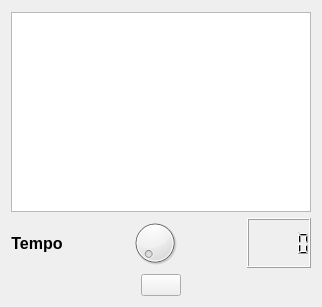
<?xml version="1.0" encoding="UTF-8"?>
<ui version="4.0">
 <class>Metronome</class>
 <widget class="QWidget" name="Metronome">
  <property name="geometry">
   <rect>
    <x>0</x>
    <y>0</y>
    <width>312</width>
    <height>307</height>
   </rect>
  </property>
  <property name="windowTitle">
   <string>Form</string>
  </property>
  <layout class="QGridLayout" name="gridLayout_4">
   <item row="0" column="0">
    <layout class="QGridLayout" name="gridLayout_3">
     <item row="1" column="0">
      <layout class="QGridLayout" name="gridLayout_2">
       <item row="0" column="2">
        <widget class="QDial" name="tempoDial">
         <property name="maximumSize">
          <size>
           <width>50</width>
           <height>50</height>
          </size>
         </property>
        </widget>
       </item>
       <item row="0" column="1">
        <spacer name="horizontalSpacer">
         <property name="orientation">
          <enum>Qt::Horizontal</enum>
         </property>
         <property name="sizeHint" stdset="0">
          <size>
           <width>40</width>
           <height>20</height>
          </size>
         </property>
        </spacer>
       </item>
       <item row="0" column="3">
        <spacer name="horizontalSpacer_2">
         <property name="orientation">
          <enum>Qt::Horizontal</enum>
         </property>
         <property name="sizeHint" stdset="0">
          <size>
           <width>40</width>
           <height>20</height>
          </size>
         </property>
        </spacer>
       </item>
       <item row="0" column="4">
        <widget class="QLCDNumber" name="tempoLcdNumber"/>
       </item>
       <item row="0" column="0">
        <widget class="QLabel" name="tempoLabel">
         <property name="font">
          <font>
           <pointsize>12</pointsize>
           <weight>75</weight>
           <bold>true</bold>
          </font>
         </property>
         <property name="text">
          <string>Tempo</string>
         </property>
         <property name="alignment">
          <set>Qt::AlignCenter</set>
         </property>
        </widget>
       </item>
      </layout>
     </item>
     <item row="0" column="0">
      <layout class="QGridLayout" name="sceneLayout">
       <property name="spacing">
        <number>0</number>
       </property>
       <item row="0" column="0" alignment="Qt::AlignHCenter|Qt::AlignBottom">
        <widget class="QGraphicsView" name="viewScene">
         <property name="minimumSize">
          <size>
           <width>300</width>
           <height>200</height>
          </size>
         </property>
        </widget>
       </item>
      </layout>
     </item>
    </layout>
   </item>
   <item row="2" column="0">
    <layout class="QHBoxLayout" name="horizontalLayout">
     <item>
      <spacer name="horizontalSpacer_3">
       <property name="orientation">
        <enum>Qt::Horizontal</enum>
       </property>
       <property name="sizeHint" stdset="0">
        <size>
         <width>40</width>
         <height>20</height>
        </size>
       </property>
      </spacer>
     </item>
     <item>
      <widget class="QPushButton" name="playAndStopPushButton">
       <property name="text">
        <string/>
       </property>
       <property name="icon">
        <iconset resource="../ressources.qrc">
         <normaloff>:/icones/images/play.png</normaloff>:/icones/images/play.png</iconset>
       </property>
       <property name="iconSize">
        <size>
         <width>24</width>
         <height>24</height>
        </size>
       </property>
      </widget>
     </item>
     <item>
      <spacer name="horizontalSpacer_4">
       <property name="orientation">
        <enum>Qt::Horizontal</enum>
       </property>
       <property name="sizeHint" stdset="0">
        <size>
         <width>40</width>
         <height>20</height>
        </size>
       </property>
      </spacer>
     </item>
    </layout>
   </item>
  </layout>
 </widget>
 <resources>
  <include location="../ressources.qrc"/>
 </resources>
 <connections/>
</ui>
